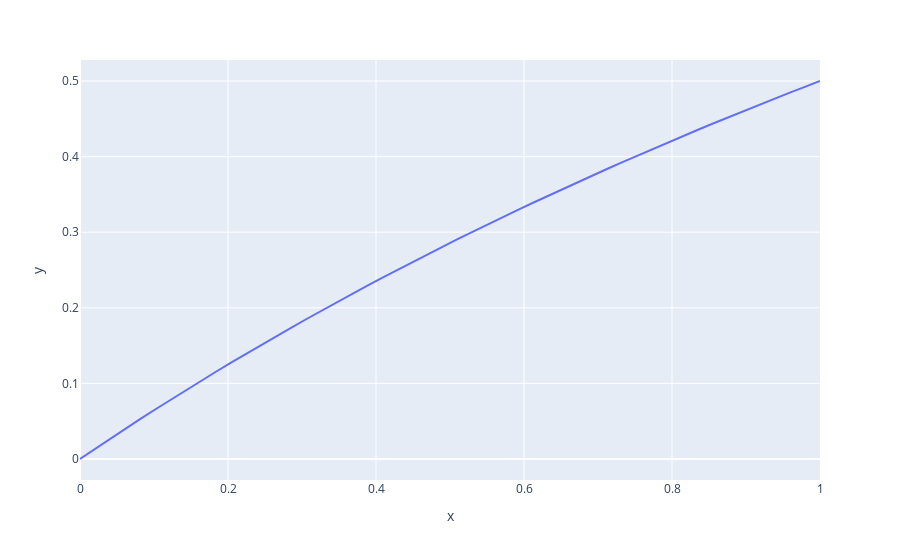

Notebook code cell kept with this figure:
### Markdown cell above
## Ein erstes Python Beispiel

### Code cell
x = np.linspace(0,1,50)
y = 2*x/(x+3)

sns.lineplot(x=x,y=y)
px.line(x=x,y=y)

### Figure 1 — Plotly figure (JSON) as saved in the notebook; plotly's stock layout.template omitted (floating-point values rounded to 4 significant figures)
{"data": [{"hovertemplate": "x=%{x}<br>y=%{y}<extra></extra>", "legendgroup": "", "line": {"color": "#636efa", "dash": "solid"}, "marker": {"symbol": "circle"}, "mode": "lines", "name": "", "orientation": "v", "showlegend": false, "type": "scatter", "x": [0, 0.02041, 0.04082, 0.06122, 0.08163, 0.102, 0.1224, 0.1429, 0.1633, 0.1837, 0.2041, 0.2245, 0.2449, 0.2653, 0.2857, 0.3061, 0.3265, 0.3469, 0.3673, 0.3878, 0.4082, 0.4286, 0.449, 0.4694, 0.4898, 0.5102, 0.5306, 0.551, 0.5714, 0.5918, 0.6122, 0.6327, 0.6531, 0.6735, 0.6939, 0.7143, 0.7347, 0.7551, 0.7755, 0.7959, 0.8163, 0.8367, 0.8571, 0.8776, 0.898, 0.9184, 0.9388, 0.9592, 0.9796, 1], "xaxis": "x", "y": [0, 0.01351, 0.02685, 0.04, 0.05298, 0.06579, 0.07843, 0.09091, 0.1032, 0.1154, 0.1274, 0.1392, 0.1509, 0.1625, 0.1739, 0.1852, 0.1963, 0.2073, 0.2182, 0.2289, 0.2395, 0.25, 0.2604, 0.2706, 0.2807, 0.2907, 0.3006, 0.3103, 0.32, 0.3295, 0.339, 0.3483, 0.3575, 0.3667, 0.3757, 0.3846, 0.3934, 0.4022, 0.4108, 0.4194, 0.4278, 0.4362, 0.4444, 0.4526, 0.4607, 0.4687, 0.4767, 0.4845, 0.4923, 0.5], "yaxis": "y"}], "layout": {"autosize": true, "legend": {"tracegroupgap": 0}, "margin": {"t": 60}, "xaxis": {"anchor": "y", "autorange": true, "domain": [0, 1], "range": [0, 1], "title": {"text": "x"}, "type": "linear"}, "yaxis": {"anchor": "x", "autorange": true, "domain": [0, 1], "range": [-0.02778, 0.5278], "title": {"text": "y"}, "type": "linear"}}}
